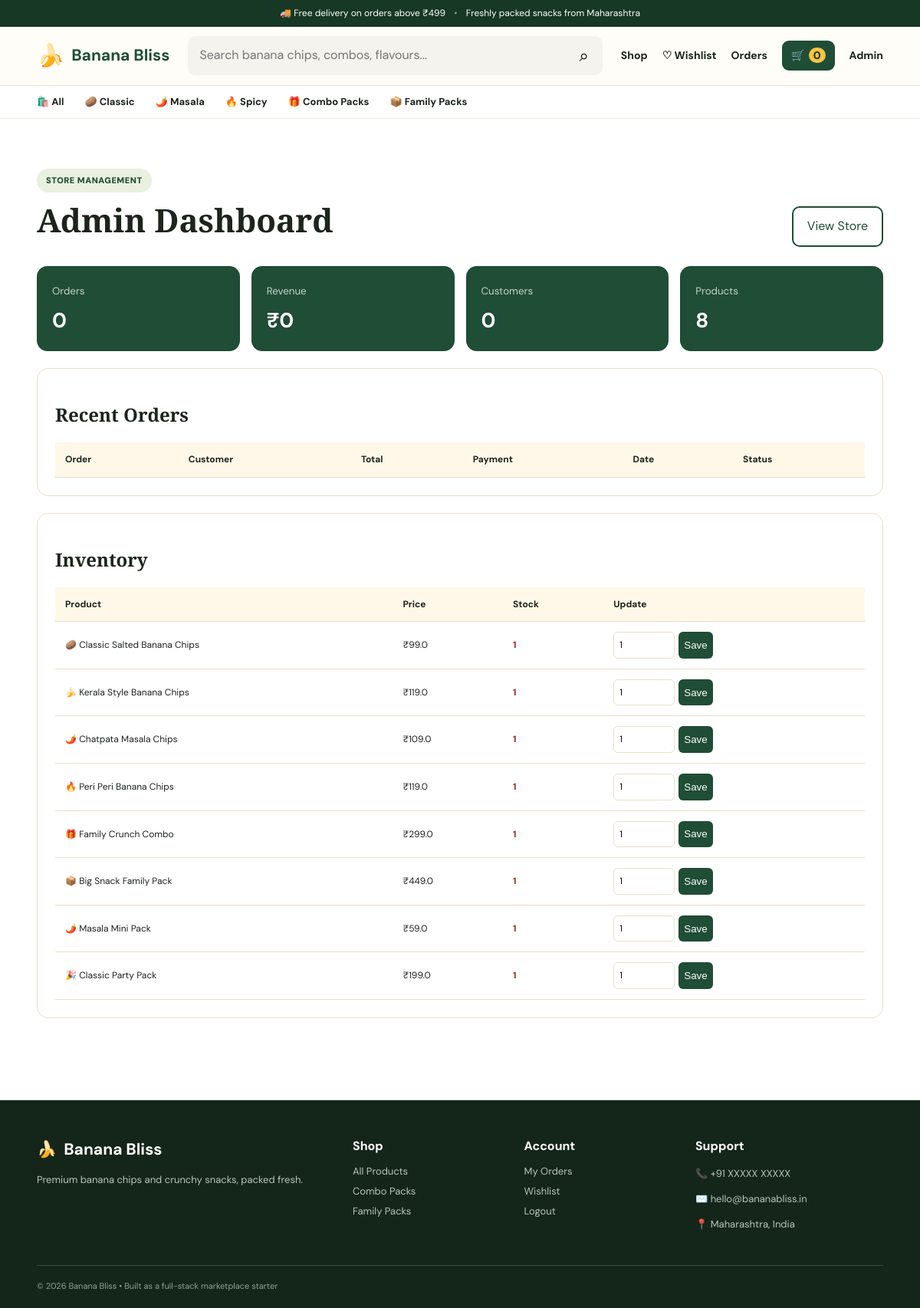
The page /admin (signed in) on the database its author committed.
### tables this page shows
CREATE TABLE products(
      id INTEGER PRIMARY KEY, name TEXT NOT NULL, category TEXT NOT NULL,
      price REAL NOT NULL, mrp REAL NOT NULL, weight TEXT NOT NULL,
      emoji TEXT NOT NULL, badge TEXT, description TEXT NOT NULL,
      stock INTEGER DEFAULT 0, active INTEGER DEFAULT 1,
      created_at TEXT NOT NULL
    );

### app.py (the view)
@app.route("/admin")
@admin_required
def admin():
    c=connect()
    stats={
      "orders":c.execute("SELECT COUNT(*) n FROM orders").fetchone()["n"],
      "revenue":c.execute("SELECT COALESCE(SUM(total),0) n FROM orders WHERE status!='Cancelled'").fetchone()["n"],
      "customers":c.execute("SELECT COUNT(*) n FROM users WHERE is_admin=0").fetchone()["n"],
      "products":c.execute("SELECT COUNT(*) n FROM products WHERE active=1").fetchone()["n"],
    }
    orders=c.execute("SELECT * FROM orders ORDER BY id DESC LIMIT 100").fetchall()
    products=c.execute("SELECT * FROM products ORDER BY id").fetchall()
    c.close(); return render_template("admin.html",stats=stats,orders=orders,products=products)

### app.py (called while the page is built, shortened)
def connect():
    c = sqlite3.connect(DB)
    c.row_factory = sqlite3.Row
    c.execute("PRAGMA foreign_keys=ON")
    return c

def current_user():
    uid = session.get("user_id")
    if not uid: return None
    c=connect(); u=c.execute("SELECT * FROM users WHERE id=?", (uid,)).fetchone(); c.close()
    return u

def admin_required(fn):
    @wraps(fn)
    def wrapper(*a, **kw):
        u=current_user()
        if not u or not u["is_admin"]:
            flash("Admin access required.","warning")
            return redirect(url_for("login"))
        return fn(*a, **kw)
    return wrapper

def cart_items():
    cart=session.get("cart", {})
    if not cart: return [],0,0

@app.context_processor
def inject():
    _,sub,count=cart_items()
    return {"cart_count":count,"current_user":current_user(),"categories":CATEGORIES}

### templates/admin.html
{% extends "base.html" %}{% block title %}Admin — Banana Bliss{% endblock %}{% block content %}<main class="section page admin"><div class="container"><div class="adminhead"><div><span class="eyebrow">STORE MANAGEMENT</span><h1>Admin Dashboard</h1></div><a class="btn outline" href="{{url_for('home')}}">View Store</a></div><div class="stats"><div><small>Orders</small><b>{{stats.orders}}</b></div><div><small>Revenue</small><b>₹{{"%.0f"|format(stats.revenue)}}</b></div><div><small>Customers</small><b>{{stats.customers}}</b></div><div><small>Products</small><b>{{stats.products}}</b></div></div><div class="panel adminpanel"><h2>Recent Orders</h2><div class="tablewrap"><table><thead><tr><th>Order</th><th>Customer</th><th>Total</th><th>Payment</th><th>Date</th><th>Status</th></tr></thead><tbody>{% for o in orders %}<tr><td><b>{{o.order_no}}</b></td><td>{{o.name}}<br><small>{{o.phone}}</small></td><td>₹{{o.total}}</td><td>{{o.payment}}</td><td>{{o.created_at}}</td><td><form method="post" action="{{url_for('admin_status',oid=o.id)}}"><select name="status" onchange="this.form.submit()">{% for s in ['Pending','Confirmed','Packed','Shipped','Delivered','Cancelled'] %}<option {% if o.status==s %}selected{% endif %}>{{s}}</option>{% endfor %}</select></form></td></tr>{% endfor %}</tbody></table></div></div><div class="panel adminpanel"><h2>Inventory</h2><div class="tablewrap"><table><thead><tr><th>Product</th><th>Price</th><th>Stock</th><th>Update</th></tr></thead><tbody>{% for p in products %}<tr><td>{{p.emoji}} {{p.name}}</td><td>₹{{p.price}}</td><td>{% if p.stock<10 %}<span class="low">{{p.stock}}</span>{% else %}{{p.stock}}{% endif %}</td><td><form class="stockform" method="post" action="{{url_for('admin_stock',pid=p.id)}}"><input type="number" min="0" name="stock" value="{{p.stock}}"><button>Save</button></form></td></tr>{% endfor %}</tbody></table></div></div></div></main>{% endblock %}

### templates/base.html (shortened to what this page needs)
<!doctype html>
<html lang="en"><head><meta charset="utf-8"><meta name="viewport" content="width=device-width,initial-scale=1">
<link rel="stylesheet" href="{{url_for('static',filename='css/style.css')}}"></head>
<body>
<div class="topbar">🚚 Free delivery on orders above ₹499 <span>•</span> Freshly packed snacks from Maharashtra</div>
<header><div class="container nav">
<a class="logo" href="{{url_for('home')}}"><span>🍌</span><b>Banana Bliss</b></a>
<form class="search" action="{{url_for('products')}}"><input name="q" value="{{request.args.get('q','')}}" placeholder="Search banana chips, combos, flavours..."><button>⌕</button></form>
<nav>
<a href="{{url_for('products')}}">Shop</a>
{% if current_user %}<a href="{{url_for('wishlist')}}">♡ Wishlist</a><a href="{{url_for('orders')}}">Orders</a>{% else %}<a href="{{url_for('login')}}">Login</a>{% endif %}
<a class="cart" href="{{url_for('cart')}}">🛒 <span id="cartCount">{{cart_count}}</span></a>
{% if current_user and current_user.is_admin %}<a href="{{url_for('admin')}}">Admin</a>{% endif %}
</nav></div></header>
<div class="catbar"><div class="container catlinks">{% for n,slug,icon in categories %}<a href="{{url_for('products',category=slug)}}">{{icon}} {{n}}</a>{% endfor %}</div></div>
{% block content %}{% endblock %}
<footer><div class="container footgrid"><div><div class="logo light">🍌 <b>Banana Bliss</b></div><p>Premium banana chips and crunchy snacks, packed fresh.</p></div><div><h4>Shop</h4><a href="{{url_for('products')}}">All Products</a><a href="{{url_for('products',category='combo')}}">Combo Packs</a><a href="{{url_for('products',category='family')}}">Family Packs</a></div><div><h4>Account</h4>{% if current_user %}<a href="{{url_for('orders')}}">My Orders</a><a href="{{url_for('wishlist')}}">Wishlist</a><a href="{{url_for('logout')}}">Logout</a>{% else %}<a href="{{url_for('login')}}">Login</a><a href="{{url_for('register')}}">Create Account</a>{% endif %}</div><div><h4>Support</h4><p>📞 +91 XXXXX XXXXX</p><p>✉️ hello@bananabliss.in</p><p>📍 Maharashtra, India</p></div></div><div class="container copyright">© 2026 Banana Bliss • Built as a full-stack marketplace starter</div></footer>
<div id="toast" class="toast"></div><script src="{{url_for('static',filename='js/app.js')}}"></script></body></html>

### static/css/style.css (style rules this page uses)
:root { --green:#1f4d35;--green2:#163824;--yellow:#f5c542;--cream:#fff8e8;--gold:#d99d12;--ink:#1d241d;--muted:#70756c;--border:#eadfca;--white:#fffdf8;--red:#a43a32;--shadow:0 12px 35px rgba(41,32,9,.10) }
* { box-sizing:border-box }
html { scroll-behavior:smooth }
body { margin:0;font-family:"DM Sans",Arial,sans-serif;color:var(--ink);background:#fff;line-height:1.55 }
a { text-decoration:none;color:inherit }
.container { width:min(1180px,92%);margin:auto }
.topbar { background:var(--green2);color:#fff;text-align:center;font-size:12px;padding:8px }
.topbar span { opacity:.5;margin:0 8px }
header { background:#fffdf8;border-bottom:1px solid var(--border);position:sticky;top:0;z-index:30 }
.nav { min-height:76px;display:flex;align-items:center;gap:24px }
.logo { display:flex;align-items:center;gap:9px;font-size:21px;color:var(--green);white-space:nowrap }
.logo span { font-size:29px }
.search { display:flex;flex:1;max-width:580px;background:#f5f3ed;border-radius:10px;overflow:hidden }
.search input { border:0;background:transparent;padding:13px 15px;outline:0;flex:1;font:inherit }
.search button { border:0;background:transparent;padding:0 18px;font-size:22px }
.nav nav { display:flex;align-items:center;gap:19px;font-size:14px;font-weight:700 }
.cart { background:var(--green);color:#fff;padding:9px 12px;border-radius:9px }
.cart span { background:var(--yellow);color:var(--ink);border-radius:20px;padding:1px 6px;margin-left:2px }
.catbar { background:#fff;border-bottom:1px solid #f0e9dc }
.catlinks { display:flex;gap:27px;overflow:auto;white-space:nowrap;padding:11px 0;font-size:13px;font-weight:700 }
.eyebrow { display:inline-block;background:#e9f0df;color:var(--green);font-size:11px;font-weight:900;letter-spacing:.5px;padding:7px 12px;border-radius:999px }
.btn { display:inline-flex;align-items:center;justify-content:center;border:0;border-radius:10px;padding:12px 18px;font-weight:800;cursor:pointer;font:inherit }
.outline { border:2px solid var(--green);color:var(--green);background:transparent }
.section { padding:65px 0 }
.page h1 { font:700 42px "Playfair Display",Georgia,serif }
.panel { background:#fff;border:1px solid var(--border);border-radius:15px;padding:23px }
.adminhead { display:flex;justify-content:space-between;align-items:end;margin-bottom:25px }
.adminhead h1 { margin:7px 0 }
.stats { display:grid;grid-template-columns:repeat(4,1fr);gap:15px;margin-bottom:22px }
.stats>div { background:var(--green);color:#fff;border-radius:14px;padding:20px }
.stats small { opacity:.75 }
.stats b { display:block;font-size:27px;margin-top:5px }
.adminpanel { margin-bottom:22px }
.adminpanel h2 { font:700 24px "Playfair Display",Georgia,serif }
.tablewrap { overflow:auto }
table { width:100%;border-collapse:collapse;min-width:800px }
th,td { padding:13px;text-align:left;border-bottom:1px solid var(--border);font-size:12px }
th { background:var(--cream) }
select,input { font:inherit }
.stockform { display:flex;gap:5px }
.stockform input { width:80px;padding:7px;border:1px solid var(--border);border-radius:6px }
.stockform button { border:0;background:var(--green);color:#fff;border-radius:6px;padding:7px }
.low { color:var(--red);font-weight:900 }
footer { background:#14251a;color:#cbd7cb;padding:48px 0 20px;margin-top:20px }
.light { color:#fff }
.footgrid { display:grid;grid-template-columns:2fr 1fr 1fr 1.3fr;gap:35px }
.footgrid h4 { color:#fff;margin:0 0 10px }
.footgrid a { display:block;color:#b9c6ba;font-size:13px;margin:6px 0 }
.footgrid p { font-size:13px;color:#b9c6ba }
.copyright { border-top:1px solid #36503d;margin-top:30px;padding-top:18px;font-size:11px;color:#91a294 }

### rows shown on the page
products: emoji "🥔", category "Classic", name "Classic Salted Banana Chips", price "99.0", stock "1"
products: emoji "🔥", category "Spicy", name "Peri Peri Banana Chips", price "119.0", stock "1"
products: emoji "🍌", name "Kerala Style Banana Chips", price "119.0", stock "1"
products: emoji "🌶️", name "Chatpata Masala Chips", price "109.0", stock "1"
products: emoji "🎁", name "Family Crunch Combo", price "299.0", stock "1"
products: emoji "📦", name "Big Snack Family Pack", price "449.0", stock "1"
products: emoji "🌶️", name "Masala Mini Pack", price "59.0", stock "1"
products: emoji "🎉", name "Classic Party Pack", price "199.0", stock "1"

### other values the page prints
{{ cart_count }} "0"
{{ icon }} "🛍️" "🌶️" "🎁" "📦"
{{ n }} "All" "Masala" "Combo Packs" "Family Packs"
{{ stats.orders }} "0"
{{ "%.0f"|format(stats.revenue) }} "0"
{{ stats.customers }} "0"
{{ stats.products }} "8"
